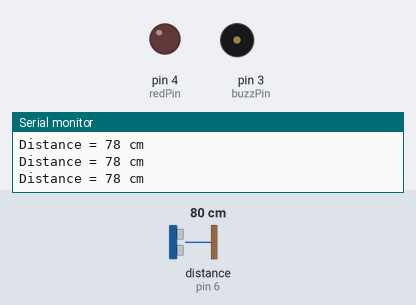
Bench run of a sketch on a simulated Arduino Uno, built with avr-gcc and run on an emulated ATmega328P. Shown: output pins drawn as LEDs (lit = HIGH), buzzer (waves = sounding, pin HIGH), the last lines printed to the serial monitor. Wiring (inferred from the names in the program): ultrasonic range finder: trigger pin 5; echo pin 6. Dashed ring = blinking. The test bench sets the inputs (shaded band); at power-on: distance to the obstacle (sensor on pin 6) 80 cm. The echo pulse lasts 58.3 µs per cm; pins used as bus, display or sensor lines are not drawn.

Above: at 2.2 s.
2.3 s: distance to the obstacle (sensor on pin 6) set to 53 cm
3.8 s: distance to the obstacle (sensor on pin 6) set to 48 cm
At 4.2 s:
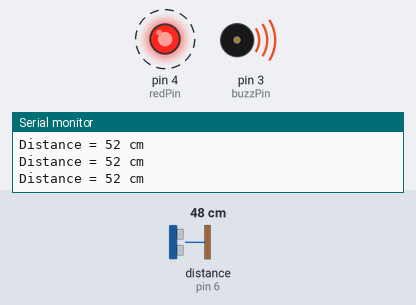
6.8 s: distance to the obstacle (sensor on pin 6) set to 23 cm
9.8 s: distance to the obstacle (sensor on pin 6) set to 18 cm
At 10.9 s:
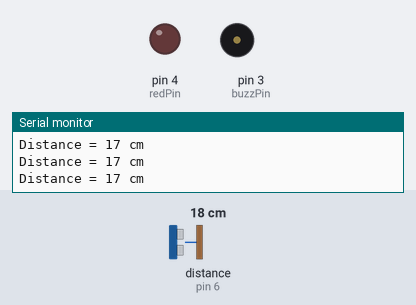
12.8 s: distance to the obstacle (sensor on pin 6) set to 35 cm
At 13.3 s:
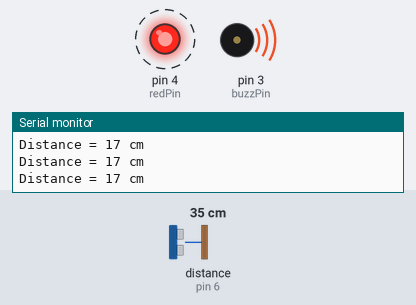
Timing chart, 0 to 16.8 s (numbered marks = the images above; inputs shaded):
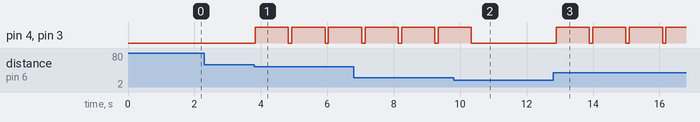

The sketch:

BulglarAlert.ino
```cpp
// buzzer pin
const int buzzPin = 3;

// led pin
const int redPin = 4;

// hc-sr04 sensor pins
const int trigPin = 5;
const int echoPin = 6;
long duration;
int distance;

// delay time variables
int sdt = 100; // short
int mdt = 500; // middle
int ldt = 1000; // long

void setup() {
  // hc-sr04 setup
  pinMode(trigPin, OUTPUT);
  pinMode(echoPin, INPUT);

  // buzzer setup
  pinMode(buzzPin, OUTPUT);
  digitalWrite(buzzPin, LOW);

  // led setup
  pinMode(redPin, OUTPUT);
  digitalWrite(redPin, LOW);

  Serial.begin(9600);
  delay(ldt);
}
void loop() {
  digitalWrite(trigPin, LOW);
  delayMicroseconds(2);
  digitalWrite(trigPin, HIGH); // send ultrasound
  delayMicroseconds(5);
  digitalWrite(trigPin, LOW);

  duration = pulseIn(echoPin, HIGH);
  distance = duration * 0.034 / 2; // centimeter

  // distance condition
  if (distance < 20) {
    digitalWrite(buzzPin, LOW);
    digitalWrite(redPin, LOW);
  }
  if (20 <= distance && distance < 50 ) {
    digitalWrite(buzzPin, HIGH);
    digitalWrite(redPin, HIGH);
    delay(ldt);
    digitalWrite(buzzPin, LOW);
    digitalWrite(redPin, LOW);
  }
  if (50 <= distance) {
    digitalWrite(buzzPin, LOW);
    digitalWrite(redPin, LOW);
  }

  // show distance
  Serial.print("Distance = ");
  Serial.print(distance);
  Serial.println(" cm");
  delay(sdt);
}
```

Measured:
- the behaviour switches between 51 and 50 cm on distance to the obstacle (sensor on pin 6) (found by bisection; images 0 and 1)
- the behaviour switches between 21 and 20 cm on distance to the obstacle (sensor on pin 6) (found by bisection; images 1 and 2)
- after the input at 3.8 s, pin 4 (redPin), pin 3 (buzzPin): alternates HIGH for 1.0 s and LOW for 0.10 s, starting at once
- after the input at 9.8 s, pin 4 (redPin), pin 3 (buzzPin): goes on until 10.3 s, then stays LOW
- after the input at 12.8 s, pin 4 (redPin), pin 3 (buzzPin): alternates HIGH for 1.0 s and LOW for 0.10 s, starting after 0.09 s
